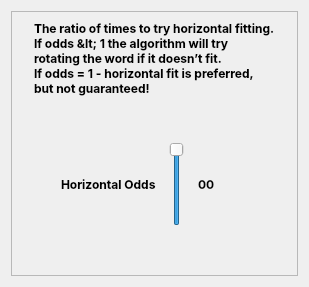
            <widget class="QWidget" name="parameters_windowPage4">
             <attribute name="title">
              <string>H. Odds</string>
             </attribute>
             <layout class="QVBoxLayout" name="verticalLayout_42">
              <item>
               <widget class="QFrame" name="frame_31">
                <property name="frameShape">
                 <enum>QFrame::StyledPanel</enum>
                </property>
                <property name="frameShadow">
                 <enum>QFrame::Raised</enum>
                </property>
                <layout class="QVBoxLayout" name="verticalLayout_43">
                 <item alignment="Qt::AlignHCenter">
                  <widget class="QLabel" name="label_22">
                   <property name="font">
                    <font>
                     <family>Inter</family>
                     <pointsize>9</pointsize>
                     <italic>false</italic>
                     <bold>true</bold>
                     <kerning>true</kerning>
                    </font>
                   </property>
                   <property name="text">
                    <string>The ratio of times to try horizontal fitting.
If odds &lt; 1 the algorithm will try
rotating the word if it doesn’t fit.
If odds = 1 - horizontal fit is preferred,
but not guaranteed!</string>
                   </property>
                  </widget>
                 </item>
                 <item>
                  <spacer name="verticalSpacer_17">
                   <property name="orientation">
                    <enum>Qt::Vertical</enum>
                   </property>
                   <property name="sizeHint" stdset="0">
                    <size>
                     <width>20</width>
                     <height>40</height>
                    </size>
                   </property>
                  </spacer>
                 </item>
                 <item>
                  <layout class="QHBoxLayout" name="horizontalLayout_34">
                   <item>
                    <spacer name="horizontalSpacer_52">
                     <property name="orientation">
                      <enum>Qt::Horizontal</enum>
                     </property>
                     <property name="sizeHint" stdset="0">
                      <size>
                       <width>40</width>
                       <height>20</height>
                      </size>
                     </property>
                    </spacer>
                   </item>
                   <item>
                    <widget class="QLabel" name="prefer_horizontal_label">
                     <property name="maximumSize">
                      <size>
                       <width>250</width>
                       <height>100</height>
                      </size>
                     </property>
                     <property name="font">
                      <font>
                       <family>Inter</family>
                       <pointsize>9</pointsize>
                       <italic>false</italic>
                       <bold>true</bold>
                       <kerning>true</kerning>
                      </font>
                     </property>
                     <property name="toolTip">
                      <string>&lt;html&gt;&lt;head/&gt;&lt;body&gt;&lt;p&gt;&lt;span style=&quot; font-size:10pt; font-weight:400;&quot;&gt;Text orientation control (odds) &lt;/span&gt;&lt;/p&gt;&lt;/body&gt;&lt;/html&gt;</string>
                     </property>
                     <property name="text">
                      <string>Horizontal Odds</string>
                     </property>
                    </widget>
                   </item>
                   <item>
                    <widget class="QSlider" name="prefer_horizontal_slider">
                     <property name="enabled">
                      <bool>true</bool>
                     </property>
                     <property name="minimumSize">
                      <size>
                       <width>30</width>
                       <height>0</height>
                      </size>
                     </property>
                     <property name="maximumSize">
                      <size>
                       <width>30</width>
                       <height>16777215</height>
                      </size>
                     </property>
                     <property name="sizeIncrement">
                      <size>
                       <width>10</width>
                       <height>0</height>
                      </size>
                     </property>
                     <property name="focusPolicy">
                      <enum>Qt::ClickFocus</enum>
                     </property>
                     <property name="toolTip">
                      <string>&lt;html&gt;&lt;head/&gt;&lt;body&gt;&lt;p&gt;&lt;span style=&quot; font-size:10pt;&quot;&gt;1 = Mostly Horizontal Text&lt;/span&gt;&lt;/p&gt;&lt;p&gt;&lt;span style=&quot; font-size:10pt;&quot;&gt;0 = No Horizontal Text&lt;/span&gt;&lt;/p&gt;&lt;/body&gt;&lt;/html&gt;</string>
                     </property>
                     <property name="autoFillBackground">
                      <bool>false</bool>
                     </property>
                     <property name="styleSheet">
                      <string notr="true"/>
                     </property>
                     <property name="maximum">
                      <number>10</number>
                     </property>
                     <property name="pageStep">
                      <number>1</number>
                     </property>
                     <property name="value">
                      <number>10</number>
                     </property>
                     <property name="orientation">
                      <enum>Qt::Vertical</enum>
                     </property>
                    </widget>
                   </item>
                   <item>
                    <widget class="QLabel" name="label_text_orientation_slider">
                     <property name="minimumSize">
                      <size>
                       <width>50</width>
                       <height>0</height>
                      </size>
                     </property>
                     <property name="maximumSize">
                      <size>
                       <width>50</width>
                       <height>50</height>
                      </size>
                     </property>
                     <property name="font">
                      <font>
                       <family>Inter</family>
                       <pointsize>9</pointsize>
                       <italic>false</italic>
                       <bold>true</bold>
                       <kerning>true</kerning>
                      </font>
                     </property>
                     <property name="toolTip">
                      <string>&lt;html&gt;&lt;head/&gt;&lt;body&gt;&lt;p&gt;&lt;span style=&quot; font-size:10pt; font-weight:400;&quot;&gt;Text orientation odds &lt;/span&gt;&lt;/p&gt;&lt;/body&gt;&lt;/html&gt;</string>
                     </property>
                     <property name="text">
                      <string>00</string>
                     </property>
                    </widget>
                   </item>
                   <item>
                    <spacer name="horizontalSpacer_53">
                     <property name="orientation">
                      <enum>Qt::Horizontal</enum>
                     </property>
                     <property name="sizeHint" stdset="0">
                      <size>
                       <width>40</width>
                       <height>20</height>
                      </size>
                     </property>
                    </spacer>
                   </item>
                  </layout>
                 </item>
                 <item>
                  <spacer name="verticalSpacer_28">
                   <property name="orientation">
                    <enum>Qt::Vertical</enum>
                   </property>
                   <property name="sizeHint" stdset="0">
                    <size>
                     <width>20</width>
                     <height>40</height>
                    </size>
                   </property>
                  </spacer>
                 </item>
                </layout>
               </widget>
              </item>
             </layout>
            </widget>
